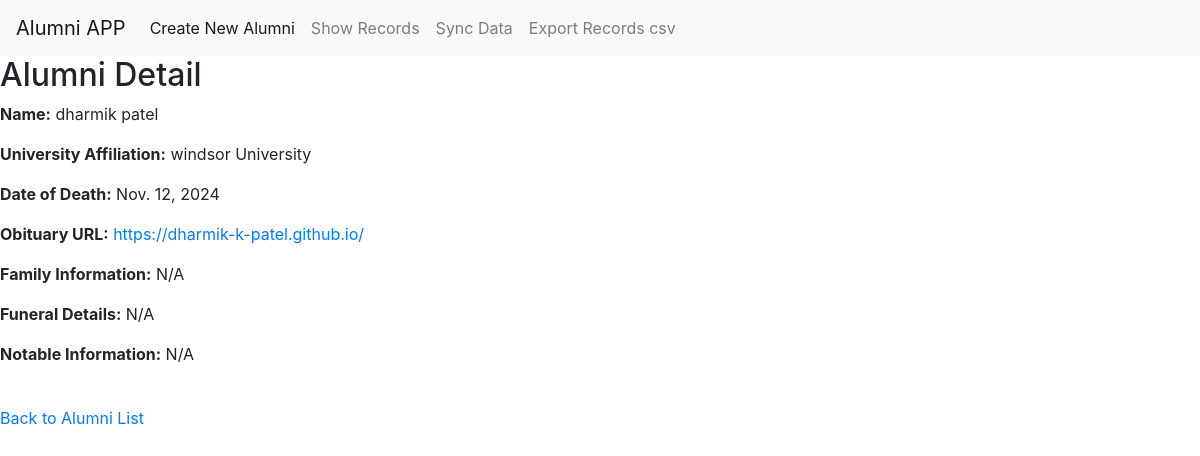
/alumni/1/, run on the app's committed database.
### myapp/models.py (models this page shows, shortened)
class Alumni(models.Model):
    full_name = models.CharField(max_length=255,default="Full Name")
    university_affiliation = models.TextField(default="Unknown University")  # Added default value
    date_of_death = models.DateField(null=True, blank=True)
    obituary_url = models.URLField(max_length=500, null=True, blank=True)
    family_info = models.TextField(null=True, blank=True)
    funeral_details = models.TextField(null=True, blank=True)
    notable_info = models.TextField(null=True, blank=True)
    created_at = models.DateTimeField(default=timezone.now)

### myapp/views.py (the view)
# urls.py: path('alumni/<int:pk>/', views.alumni_detail, name='alumni_detail'),  # View alumni details
def alumni_detail(request, pk):
    alumni = get_object_or_404(Alumni, pk=pk)
    return render(request, 'myapp/alumni_detail.html', {'alumni': alumni})

### templates/myapp/alumni_detail.html
{% extends 'layout.html' %}
{% block content %}
  <h2>Alumni Detail</h2>
  <p><strong>Name:</strong> {{ alumni.full_name }}</p>
  <p><strong>University Affiliation:</strong> {{ alumni.university_affiliation }}</p>
  <p><strong>Date of Death:</strong> {{ alumni.date_of_death }}</p>
  <p><strong>Obituary URL:</strong> <a href="{{ alumni.obituary_url }}" target="_blank">{{ alumni.obituary_url }}</a></p>
  <p><strong>Family Information:</strong> {{ alumni.family_info }}</p>
  <p><strong>Funeral Details:</strong> {{ alumni.funeral_details }}</p>
  <p><strong>Notable Information:</strong> {{ alumni.notable_info }}</p>
  <br>
  <a href="{% url 'alumni_list' %}">Back to Alumni List</a>
{% endblock %}

### data on the page
Alumni: full_name "dharmik patel", university_affiliation "windsor University", date_of_death "Nov. 12, 2024", obituary_url "https://dharmik-k-patel.github.io/", family_info "N/A", funeral_details "N/A", notable_info "N/A"
